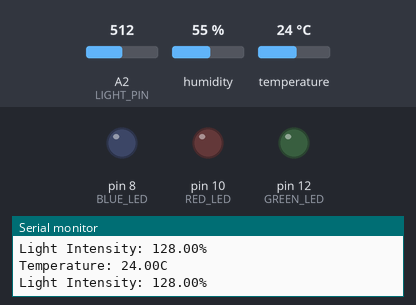
Simulated run of this sketch. Board: Arduino Uno, built with avr-gcc and run on an emulated ATmega328P. Parts: output pins drawn as LEDs (lit = HIGH), the last lines printed to the serial monitor. The test bench sets the inputs (shaded band); at power-on: A2 (LIGHT_PIN) = 512, temperature 24 °C, humidity 55 %.

Above: at 1.3 s.
1.4 s: A2 (LIGHT_PIN) set to 411
2.9 s: A2 (LIGHT_PIN) set to 385
At 4.2 s:
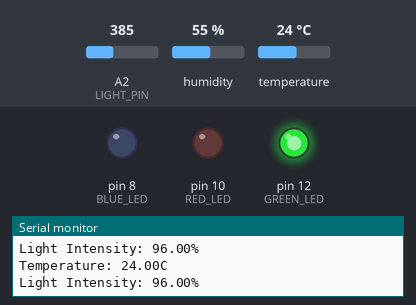
4.5 s: temperature set to 22 °C
7.3 s: temperature set to 19 °C
At 8.8 s:
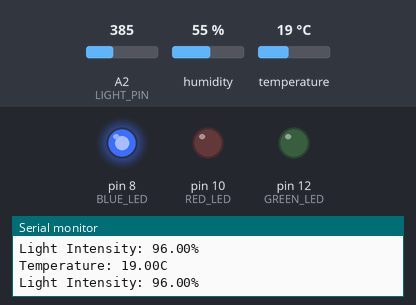
9.6 s: A2 (LIGHT_PIN) set to 259
11.1 s: A2 (LIGHT_PIN) set to 227
At 12.2 s:
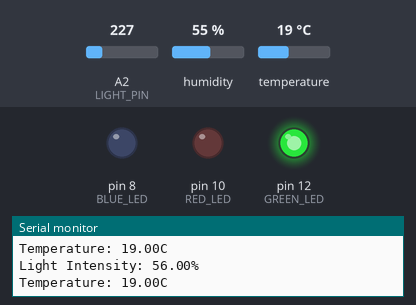
Timing chart, 0 to 13.6 s (numbered marks = the images above; inputs shaded):
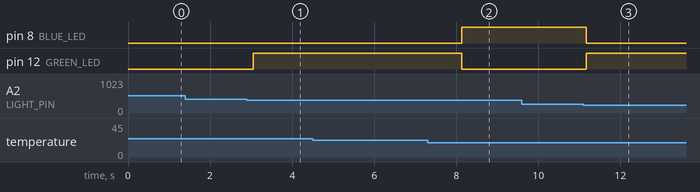

Measured:
- the behaviour switches between 404 and 403 on A2 (LIGHT_PIN) (found by bisection; images 0 and 1)
- the behaviour switches between 21 and 20 °C on temperature (found by bisection; images 1 and 2)
- the behaviour switches between 244 and 243 on A2 (LIGHT_PIN) (found by bisection; images 2 and 3)
- after the input at 2.9 s, pin 12 (GREEN_LED): LOW → HIGH after 0.16 s
- after the input at 7.3 s, pin 8 (BLUE_LED): LOW → HIGH after 0.84 s; pin 12 (GREEN_LED): HIGH → LOW after 0.84 s
- after the input at 11.1 s, pin 8 (BLUE_LED): HIGH → LOW after 0.07 s; pin 12 (GREEN_LED): LOW → HIGH after 0.07 s

The sketch:

exercise3.ino
```cpp
// (C) Jessie Johnsson, Yingchao Ji, group: 10 (2024)
// Work package 5
// Exercise 3
// Submission code: 893764

#include <DHT.h>

#define TMP_PIN A0         // Define temperature sensor analog pin A0
#define DHTTYPE DHT11      // Define the temperature sensor type

DHT dht(TMP_PIN, DHTTYPE); // Instantiate DHT

#define LIGHT_PIN A2       // Define light sensor analog Pin A2
#define GREEN_LED 12       // Pin for deviation with normal temperature (GREEN LED)
#define RED_LED 10         // Pin for deviation with higher temperature (RED LED)
#define BLUE_LED 8       // Pin for deviation with lower temperature (BLUE LED)

void setup() {
  Serial.begin(9600);// Initialize serial communication for printing
  dht.begin(); // Initialize DHT sensor
  pinMode(GREEN_LED, OUTPUT); // Set GREEN_LED pin as output
  pinMode(RED_LED, OUTPUT); // Set RED_LED pin as output
  pinMode(BLUE_LED, OUTPUT); // Set BLUE_LED pin as output
  pinMode(A2,INPUT); // Set LIGHT_PIN as input
}

void loop() {
  float temperatureCelsius = dht.readTemperature(); // Using method of DHT library to get the temperature degree

  int lightValue = analogRead(LIGHT_PIN); // Read light intensity value from the sensor
  float lightIntensity = map(lightValue, 0, 400, 0, 100); // Map the read value to a 0-100%

  // Print celsius temperature
  Serial.print("Temperature: ");
  Serial.print(temperatureCelsius);
  Serial.println("C");
  // Print light intensity
  Serial.print("Light Intensity: ");
  Serial.print(lightIntensity);
  Serial.println("%");

  if(lightIntensity == 0){ // When light intensity is 0
    if(temperatureCelsius < -12){ // When temperature less than -12C
    	normalLight(); // Show normal light
    }else if(temperatureCelsius >= -12){ // When temperature >= -12
      	higherLight(); // Show higher light
    }
  }else if(lightIntensity >= 1 && lightIntensity <= 20){ // When light intensity >= 1% and <= 20%
    if(temperatureCelsius < -12){ // When temperature < -12C
    	lowerLight(); // Show lower light
    }else if(temperatureCelsius > 0){ // When temperature > 0C
    	higherLight(); // Show higher light
    }else{ // When temperature from 12C ~ 0C
    	normalLight(); // Show normal light
    }
  }else if(lightIntensity >= 21 && lightIntensity <= 60){ // When light intensity >= 21% and <= 60%
  	if(temperatureCelsius < 0){ // When temperature < 0C
    	lowerLight(); // Show lower light
    }else if(temperatureCelsius > 20){ // When temperature > 20C
    	higherLight(); // Show higher light
    }else{ // When temperature from 0C ~ 20C
    	normalLight(); // Show normal light
    }
  }else if(lightIntensity >= 61 && lightIntensity <= 100){ // When light intensity >= 61% and <= 100%
  	if(temperatureCelsius >= 21){ // When temperature >= 21C
    	normalLight(); // Show normal light
    }else if(temperatureCelsius < 21){ // When temperature < 21C
      	lowerLight(); // Show lower light
    }
  }

  delay(500); // Delay 0.5 seconds
}

void normalLight(){ // Show normal light function
	digitalWrite(GREEN_LED, HIGH); // Turn on green led
    digitalWrite(RED_LED, LOW); // Turn off red led
    digitalWrite(BLUE_LED, LOW); // Turn off blue led
}

void higherLight(){ // Show higher light function
	digitalWrite(RED_LED, HIGH); // Turn on red led
    digitalWrite(GREEN_LED, LOW); // Turn off green led
    digitalWrite(BLUE_LED, LOW); // Turn off blue led
}

void lowerLight(){ // Show lower light function
	digitalWrite(BLUE_LED, HIGH); // Turn on blue led
    digitalWrite(RED_LED, LOW); // Turn off red led
    digitalWrite(GREEN_LED, LOW); // Turn off green led
}
```
